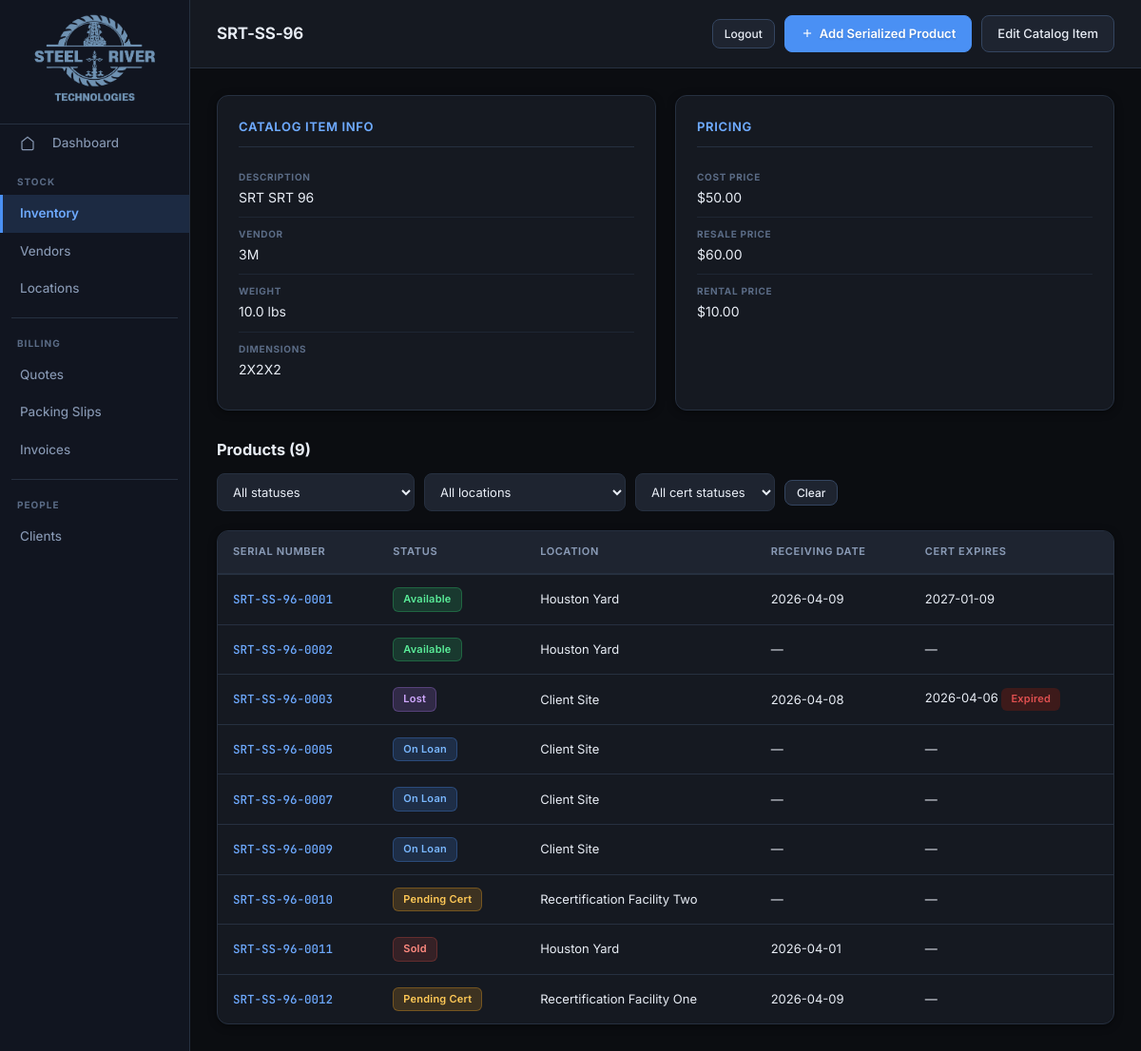
The app's page /inventory/part-number/SRT-SS-96, older data.
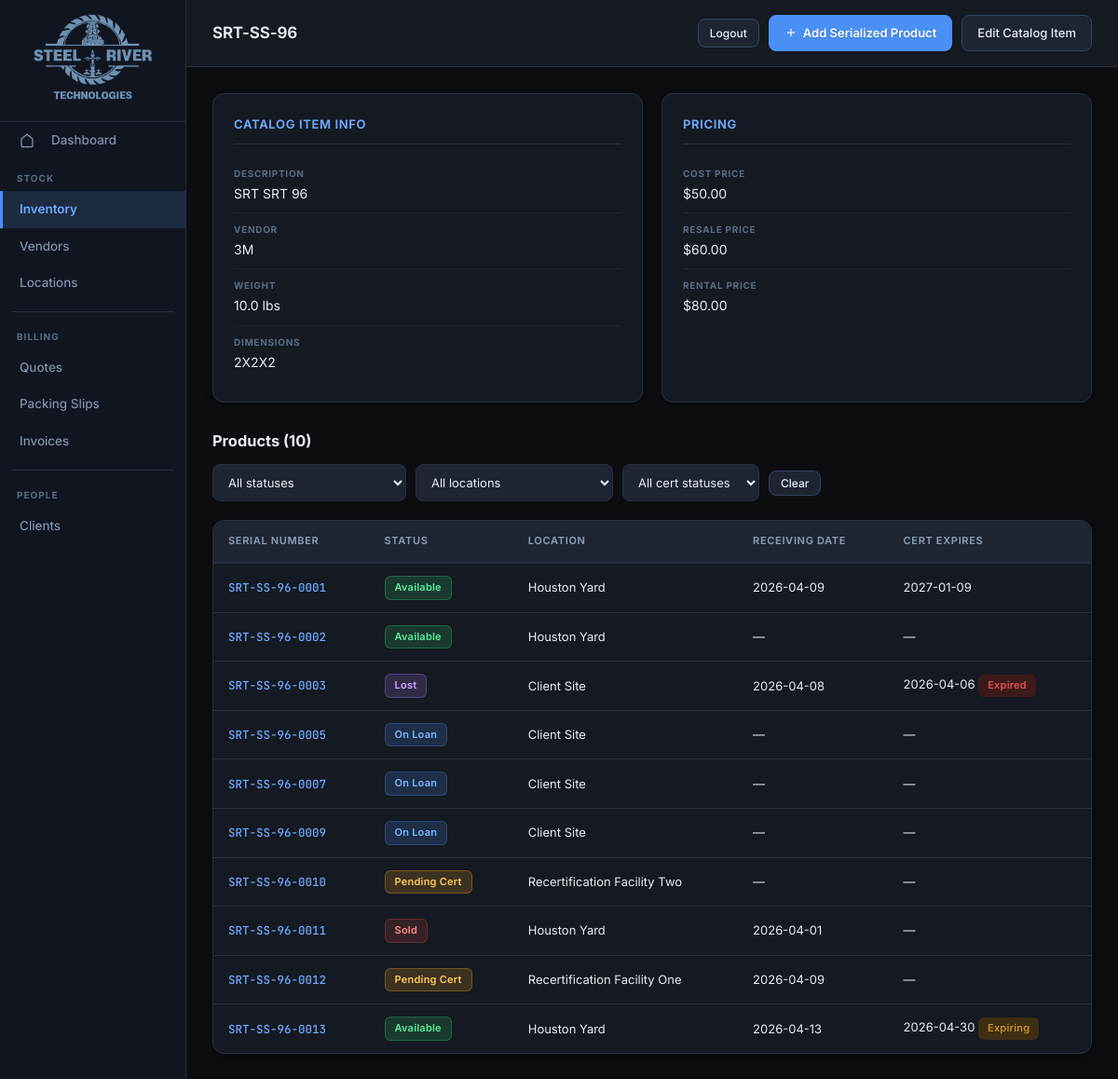
The same page, newer data.
### tables this page shows
CREATE TABLE PartNumber (
    parts_number    TEXT PRIMARY KEY,
    description     TEXT,
    cost_price      REAL,
    resale_price    REAL,
    rental_price    REAL,
    weight          REAL,
    dimensions      TEXT,
    vendor_name     TEXT REFERENCES Vendor(name)
, created_by TEXT, created_at TEXT, modified_by TEXT, modified_at TEXT);

CREATE TABLE "Product" (
            serial_number TEXT PRIMARY KEY,
            parts_number TEXT NOT NULL,
            status TEXT,
            location TEXT,
            receiving_date TEXT,
            certification_expiration_date TEXT, mtr_filename TEXT, drawing_filename TEXT, created_by TEXT, created_at TEXT, modified_by TEXT, modified_at TEXT);

### app/routes/inventory.py (the view)
@router.get("/part-number/{parts_number}", response_class=HTMLResponse)
def partnumber_detail(request: Request, parts_number: str):
    db = get_db()
    partnumber = db.execute(
        """SELECT pn.*, v.name as vendor_name
           FROM PartNumber pn
           LEFT JOIN Vendor v ON pn.vendor_name = v.name
           WHERE pn.parts_number=?""",
        (parts_number,),
    ).fetchone()
    products = db.execute(
        """SELECT p.*,
           (SELECT COUNT(*) FROM Transaction_External_Items WHERE parts_number = p.serial_number) as txn_count
           FROM Product p
           WHERE p.parts_number = ?
           ORDER BY p.serial_number""",
        (parts_number,),
    ).fetchall()
    vendors = db.execute("SELECT * FROM Vendor ORDER BY name").fetchall()
    locations = db.execute("SELECT * FROM Location ORDER BY name").fetchall()
    db.close()
    from datetime import date, timedelta
    today_str = date.today().isoformat()
    today_30_str = (date.today() + timedelta(days=30)).isoformat()
    return templates.TemplateResponse(
        "inventory/partnumber_detail.html",
        {
            "request": request,
            "partnumber": partnumber,
            "products": products,
            "vendors": vendors,
            "locations": locations,
            "status_options": get_status_options(),
            "today": today_str,
            "today_30": today_30_str,
        },
    )

### app/templates/inventory/partnumber_detail.html (shortened to what the changed rows need)
{% extends "base.html" %}
{% block page_title %}{{ partnumber.parts_number }}{% endblock %}
{% set active = "inventory" %}
{% block content %}
<div class="detail-grid">
  <div class="detail-section">
    <div class="detail-row">
      <span class="detail-label">Description</span>
      <span>{{ partnumber.description or "—" }}</span>
    </div>
    <div class="detail-row">
      <span class="detail-label">Vendor</span>
      <span>{{ partnumber.vendor_name or "—" }}</span>
    </div>
    <div class="detail-row">
      <span class="detail-label">Weight</span>
      <span>{{ partnumber.weight ~ " lbs" if partnumber.weight else "—" }}</span>
    </div>
    <div class="detail-row">
      <span class="detail-label">Dimensions</span>
      <span>{{ partnumber.dimensions or "—" }}</span>
    </div>
  </div>
  <div class="detail-section">
    <div class="detail-row">
      <span class="detail-label">Cost Price</span>
      <span>${{ "%.2f"|format(partnumber.cost_price) if partnumber.cost_price else "—" }}</span>
    </div>
    <div class="detail-row">
      <span class="detail-label">Resale Price</span>
      <span>${{ "%.2f"|format(partnumber.resale_price) if partnumber.resale_price else "—" }}</span>
    </div>
    <div class="detail-row">
      <span class="detail-label">Rental Price</span>
      <span>${{ "%.2f"|format(partnumber.rental_price) if partnumber.rental_price else "—" }}</span>
    </div>
  </div>
</div>
<h3 style="margin-top: 2rem;">Products (<span id="product-count">{{ products|length }}</span>)</h3>
{% if products %}
<div class="table-wrap">
<table>
  <thead>
    <tr>
      <th>Serial Number</th>
      <th>Status</th>
      <th>Location</th>
      <th>Receiving Date</th>
      <th>Cert Expires</th>
    </tr>
  </thead>
  <tbody id="products-table-body">
    {% for p in products %}
    <tr data-status="{{ p.status }}" data-location="{{ p.location }}" data-cert="{% if p.certification_expiration_date %}{% if p.certification_expiration_date < today %}expired{% elif p.certification_expiration_date < today_30 %}expiring{% else %}yes{% endif %}{% else %}no{% endif %}" data-has-cert="{% if p.certification_expiration_date %}yes{% else %}no{% endif %}">
      <td><a href="/inventory/product/{{ p.serial_number }}" class="doc-num">{{ p.serial_number }}</a></td>
      <td>
        {% set s = p.status or "" %}
        {% if s == "Available" %}<span class="badge badge-available">{{ s }}</span>
        {% elif s == "Pending Cert" %}<span class="badge badge-pending">{{ s }}</span>
        {% elif s == "On Loan" %}<span class="badge badge-on-loan">{{ s }}</span>
        {% elif s == "Sold" %}<span class="badge badge-sold">{{ s }}</span>
        {% elif s == "Damaged" %}<span class="badge badge-damaged">{{ s }}</span>
        {% elif s == "In Repair" %}<span class="badge badge-in-repair">{{ s }}</span>
        {% elif s == "Retired / Decommissioned" %}<span class="badge badge-retired">{{ s }}</span>
        {% elif s == "Lost" %}<span class="badge badge-lost">{{ s }}</span>
        {% else %}—{% endif %}
      </td>
      <td>{{ p.location or "—" }}</td>
      <td>{{ p.receiving_date or "—" }}</td>
      <td>
        {% if p.certification_expiration_date %}
          {{ p.certification_expiration_date }}
          {% if p.certification_expiration_date < today %}
            <span class="badge" style="background:#3d1a1a;color:#e05050;">Expired</span>
          {% elif p.certification_expiration_date < today_30 %}
            <span class="badge" style="background:#3d2e14;color:#c8902a;">Expiring</span>
          {% endif %}
        {% else %}
          —
        {% endif %}
      </td>
    </tr>
    {% endfor %}
  </tbody>
</table>
</div>
{% else %}
<div class="empty-state">
  No products under this catalog item yet.
  <a href="/inventory/product/new?parts_number={{ partnumber.parts_number }}" style="color:var(--accent)">Add one →</a>
</div>
{% endif %}
{% endblock %}

Row changes from the older to the newer data that the page shows:
changed PartNumber "SRT-SS-96": rental_price "10.00" → "80.00"
added Product: serial_number "SRT-SS-96-0013", status "Available", location "Houston Yard", receiving_date "2026-04-13", certification_expiration_date "2026-04-30", shows "Expiring"
Text that changed along with them:
{{ products|length }}: "9" → "10"
